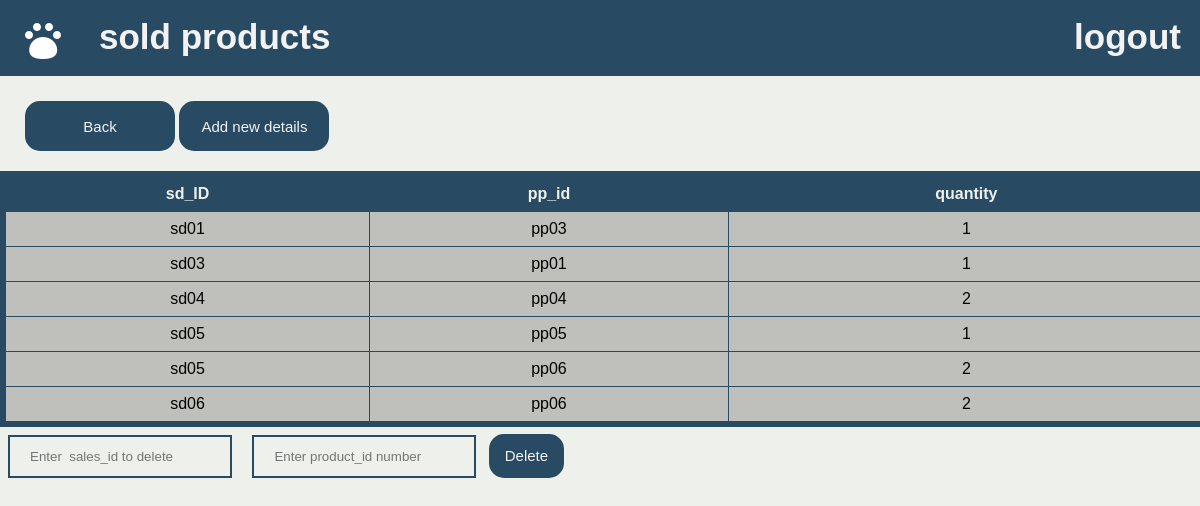
Screenshot of /code/soldproducts.php (signed in) with the database file from the repository.
### tables this page shows
CREATE TABLE `sold_products` (
  `sd_id` varchar(9) NOT NULL,
  `pp_id` varchar(9) NOT NULL,
  `quantity` int(11) NOT NULL
);

### code/soldproducts.php (the view, shortened to what this page needs)
<!doctype html>
<html>
    <head>
</head>
<body>
<div class="topnav">
            <a class="active" href="home.php"><img src="ic_add_pet.png"></a>
            <a href="soldproducts.php">sold products</a>
            <div class="topnav-right">
              <a href="logout.php">logout</a>
            </div>
          </div>
          <div class="custombutton">
<form>
<button   style=" height: 50px;width: 150px;cursor:pointer;border-radius:15px;
border: 3px solid #284b63;background-color: #284b63;color:#f2f2f2;font-size:15px;" formaction="sales.php">Back</button>
<button   style=" height: 50px;width: 150px;cursor:pointer;border-radius:15px;
border: 3px solid #284b63;background-color: #284b63;color:#f2f2f2;font-size:15px;" formaction="soldpdadd.php">Add new details</button>
</form>
</div>
<?php
$con = mysqli_connect("localhost","root","","Petshop_management");
$var=mysqli_query($con,"select * from sold_products ");
echo "<table border size=10>";
echo "<tr>
<th style='color:#eef0eb'>sd_ID</th>
<th style='color:#eef0eb'>pp_id</th>
<th style='color:#eef0eb'>quantity</th>
</tr>";
if(mysqli_num_rows($var)>0){
    while($arr=mysqli_fetch_row($var))
    { echo "<tr>
    <td>$arr[0]</td>
    <td>$arr[1]</td>
    <td>$arr[2]</td>
    </tr>";}
    echo "</table>";
}
?>
<form action="deletesoldpd.php" method="post">
<input  type="text" name="t1" placeholder="Enter  sales_id to delete" required>
<input   type="text" name="t2" placeholder="Enter product_id number" required>
    <input  style="width:75px;height:44px;cursor:pointer;border-radius:15px;
border: 3px solid #284b63;background:#284b63;color:#f2f2f2;font-size:15px;"type="submit" value="Delete">
</form>
</body>
</html>

### code/soldproducts.php (style rules this page uses)
body { margin: 0; font-family: Arial, Helvetica, sans-serif; background: #eef0eb; }
.topnav { overflow: hidden; background-color:#284b63; height: 70px; border: 3px solid #284b63; }
.topnav a { float: left; color: #f2f2f2; text-align: center; padding: 14px 16px; text-decoration: none; font-size: 35px; font-weight: bold; }
.topnav-right { float: right; }
table { font-family: arial, sans-serif; border-collapse: collapse; outline:#284b63 solid 5px; background: rgba(0,0,0,0.2); width: 100%; margin:5px ; }
td, th { border: 1px solid #284b63; text-align: center; padding: 8px; }
th { background-color:#284b63; }
.custombutton { margin:25px; }
input[type=text] { width: 15%; padding: 12px 20px; margin: 8px ; background:transparent; border: 2px solid #284b63; }

### rows the page displays
sold_products: sd "sd01", pp "pp03", quantity "1"
sold_products: sd "sd03", pp "pp01", quantity "1"
sold_products: sd "sd04", pp "pp04", quantity "2"
sold_products: sd "sd05", pp "pp05", quantity "1"
sold_products: sd "sd05", pp "pp06", quantity "2"
sold_products: sd "sd06", pp "pp06", quantity "2"
